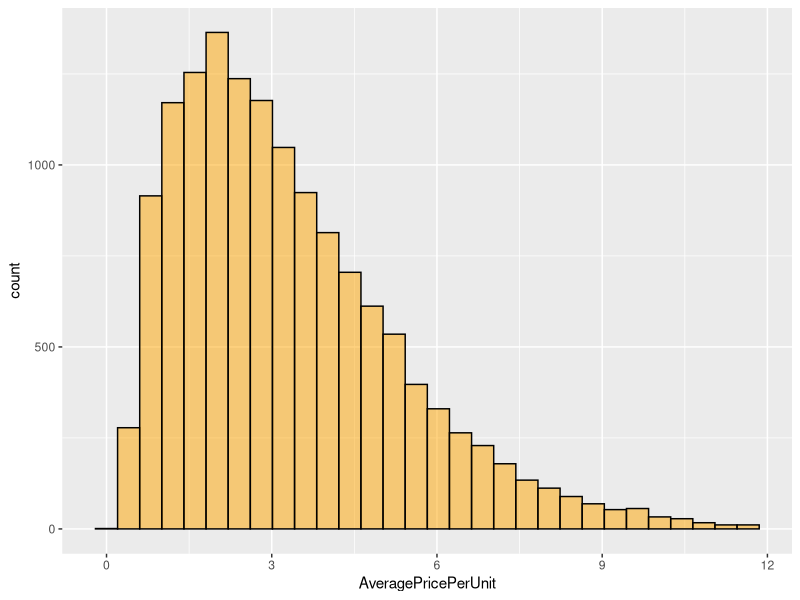
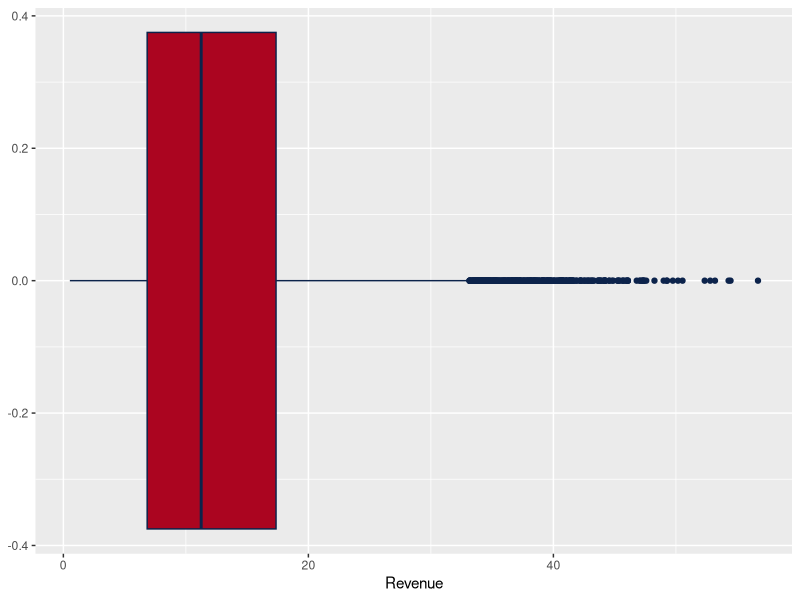

These charts were generated, in order, by the following R code:
# Programmers: Shivam Shishangia and Malcolm Shepherd
# MIS 545 Section 01
# Lab03Group25ShishangiaSheperd.R
# Using tidyverse to summarize and analyse data from grocery transaction list. 
# Also used ggplot to visualize the data into histograms and boxplots.

# Install the tidyverse package
# install.packages("tidyverse")

# Load the library
library(tidyverse)

# Set the working directory
setwd('C:/Users/ual-laptop/Desktop/545/Lab03')

# Load the values from .csv file
groceryTransactions1 <- read_csv(file = "GroceryTransactions.csv",
                                col_types = "iDffffifffffffin",
                                col_names = TRUE)

# Display the tibble on console
print(groceryTransactions1)

# Display the first 20 values
head(groceryTransactions1, n = 20)

# Display the structure
str(groceryTransactions1)

# Display the summary
summary(groceryTransactions1)

# Use dplyr to summarize the data
print(summarize(.data = groceryTransactions1, mean(Revenue)))
print(summarize(.data = groceryTransactions1, median(UnitsSold)))
print(summarize(.data = groceryTransactions1, sd(Revenue)))
print(summarize(.data = groceryTransactions1, IQR(UnitsSold)))
print(summarize(.data = groceryTransactions1, min(Revenue)))
print(summarize(.data = groceryTransactions1, max(Children)))

# Create a new tibble
groceryTransactions2 <- select(.data = groceryTransactions1,
                               PurchaseDate,
                               Homeowner,
                               Children,
                               AnnualIncome,
                               UnitsSold,
                               Revenue)

# Display non-homeowners with atleast 4 childrens from groceryTransactions2
print(filter(.data = groceryTransactions2,
             Homeowner == 'N' & Children >= 4))

# Display records and features from groceryTransactions2 that were made by 
# customers in $150k+ annual income category or had more than 6 units
print(filter(.data = groceryTransactions2,
             AnnualIncome == '$150K +' | UnitsSold >= 6))

# Display avg transaction revenue grouped by annual income level 
# and also sort them by avg transaction revenue from high to low.
print(groceryTransactions2 %>%
          group_by(AnnualIncome) %>%
          summarize(AverageTransactionRevenue = mean(Revenue)) %>%
          arrange(desc(AverageTransactionRevenue)))

# Create a new tibble
groceryTransactions3 <- groceryTransactions2 %>%
    mutate(AveragePricePerUnit = Revenue / UnitsSold)

# Create a histogram of AveragePricePerUnit using ggplot()
histogramAveragePricePerUnit <- ggplot(data = groceryTransactions3,
                                       aes(x = AveragePricePerUnit))

# Geometry layer
histogramAveragePricePerUnit + geom_histogram(binWidth = 1,
                                              color = "black",
                                              fill = "orange",
                                              alpha = 0.5)

# Create a boxplot of revenue using ggplot()
boxplotRevenue <- ggplot(data = groceryTransactions3,
                         aes(x = Revenue))

# Geometry layer
boxplotRevenue + geom_boxplot(color = "#0C234B",
                              fill = "#AB0520")